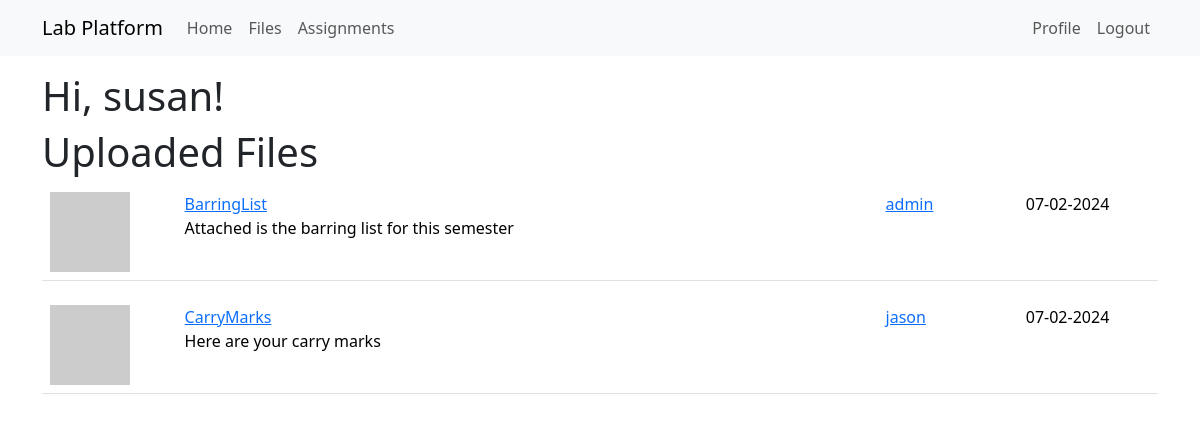
The page /board (signed in) on the database its author committed.
### app/models.py (models this page shows, shortened)
class User(UserMixin, db.Model):
    id: so.Mapped[int] = so.mapped_column(primary_key=True)
    username: so.Mapped[str] = so.mapped_column(sa.String(64), index=True,
                                                unique=True)
    email: so.Mapped[str] = so.mapped_column(sa.String(120), index=True,
                                             unique=True)
    password_hash: so.Mapped[Optional[str]] = so.mapped_column(sa.String(256))
    posts: so.WriteOnlyMapped['Post'] = so.relationship(
        back_populates='author')
    files: so.WriteOnlyMapped['File'] = so.relationship(
        back_populates='uploader')
    role: so.Mapped[int] = so.mapped_column(sa.Integer, default=-1, index=True, unique=False)
    assignments: so.WriteOnlyMapped['Assignment'] = so.relationship(
        back_populates='asmtauthor')
    submissions: so.WriteOnlyMapped['Submission'] = so.relationship(
        back_populates='submitter')
    def avatar(self, size):
        digest = md5(self.email.lower().encode('utf-8')).hexdigest()
        return f'https://www.gravatar.com/avatar/{digest}?d=identicon&s={size}'
    def is_admin(self):
        return self.role == 0
    def is_lecturer(self):
        return self.role == 1

class File(db.Model):
    id: so.Mapped[int] = so.mapped_column(primary_key=True)
    filename: so.Mapped[str] = so.mapped_column(sa.String(140))
    timestamp: so.Mapped[datetime] = so.mapped_column(
        index=True, default=lambda: datetime.now(timezone.utc))
    user_id: so.Mapped[int] = so.mapped_column(sa.ForeignKey(User.id),
                                               index=True)
    path: so.Mapped[str] = so.mapped_column(sa.String(140))
    uploader: so.Mapped[User] = so.relationship(back_populates='files')
    description: so.Mapped[str] = so.mapped_column(sa.String(140), index=False, unique=False, nullable=True)
    title: so.Mapped[str] = so.mapped_column(sa.String(140), index=False, unique=False, nullable=True, default='Untitled')
    submissions: so.Mapped['Submission'] = so.relationship(back_populates='file')

### app/routes.py (the view)
@app.route('/board', methods=['GET', 'POST'])
@login_required
def board():
    form = UploadButton()
    if form.validate_on_submit():
        return redirect(url_for('upload'))
    return render_template('board.html',title='Files', files=db.session.scalars(sa.select(File).where(File.submissions == None).order_by(sa.desc(File.timestamp))).all(), form=form)

### app/models.py (called while the page is built)
@login.user_loader
def load_user(id):
    return db.session.get(User, int(id))

### app/templates/board.html (shortened to what this page needs)
{% extends "base.html" %}
{% block content %}
    <h1>Hi, {{ current_user.username }}!</h1>
    <h1>Uploaded Files</h1>
    {% for file in files %}
        {% include '_files.html' %}
    {% endfor %}
{% endblock %}

### app/templates/_files.html
<table class="table table-hover">
    <tr>
        <td width="70px">
            <a href="{{ url_for('user', username=file.uploader.username) }}">
                <img src="{{ file.uploader.avatar(70) }}" />
            </a>
        </td>
        <td width="500px">
            <p>
                <a href="{{ url_for('details', fileid = file.id) }}">
                    {{ file.title }}
                </a>
                <br> {% if file.description %}
                {{ file.description }}
                {% endif %}
            </p>
        </td>
        <td width="100px">
            <a href="{{ url_for('user', username=file.uploader.username) }}">
                {{ file.uploader.username }}
            </a>
        </td>
        <td width="100px">
            <p>
                {{ file.timestamp.strftime('%d-%m-%Y') }}
            </p>
    </tr>
</table>

### rows shown on the page
User: username "susan"
File: title "BarringList", description "Attached is the barring list for this semester", uploader.username "admin", timestamp "07-02-2024"
File: title "CarryMarks", description "Here are your carry marks", uploader.username "jason", timestamp "07-02-2024"
